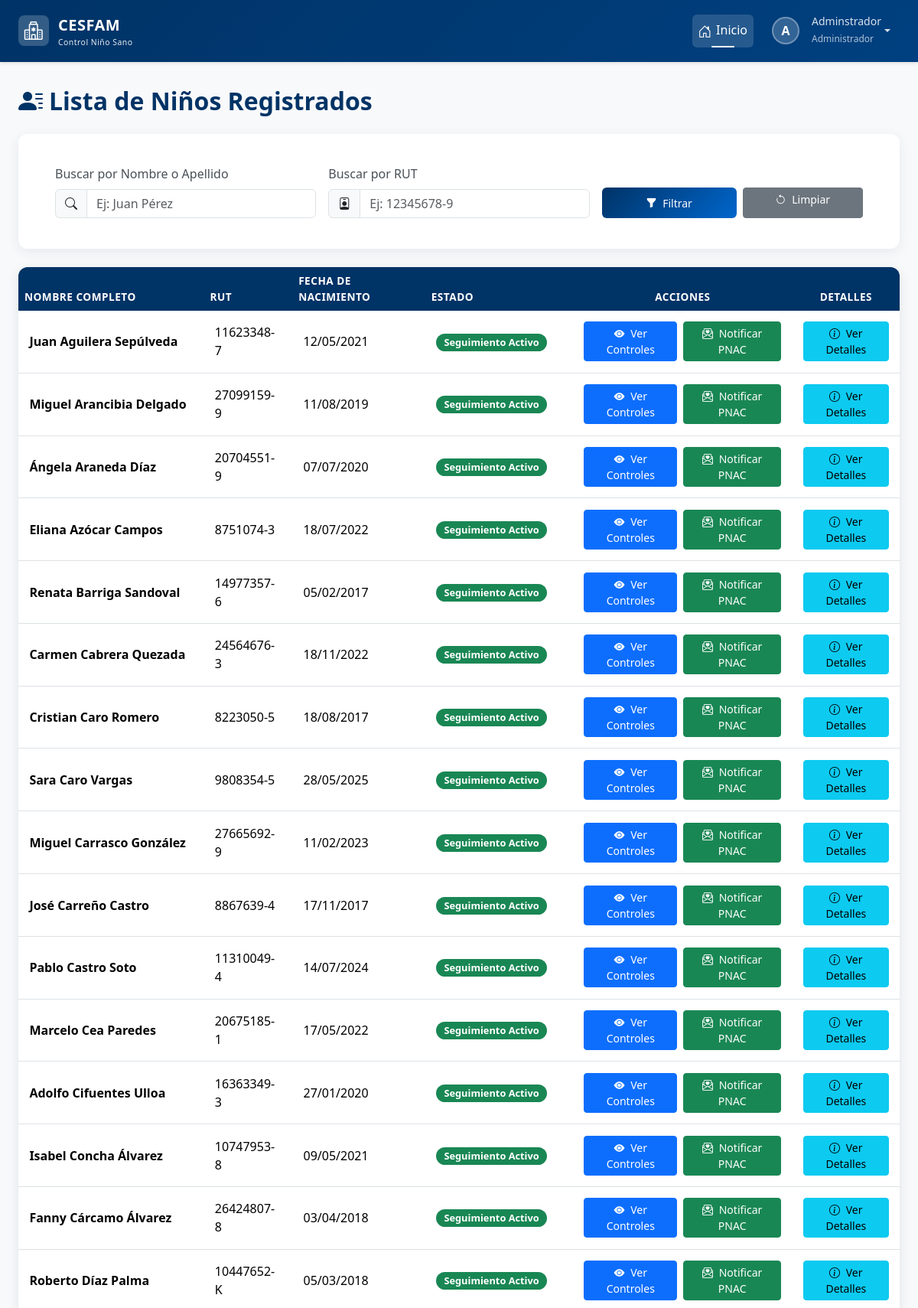
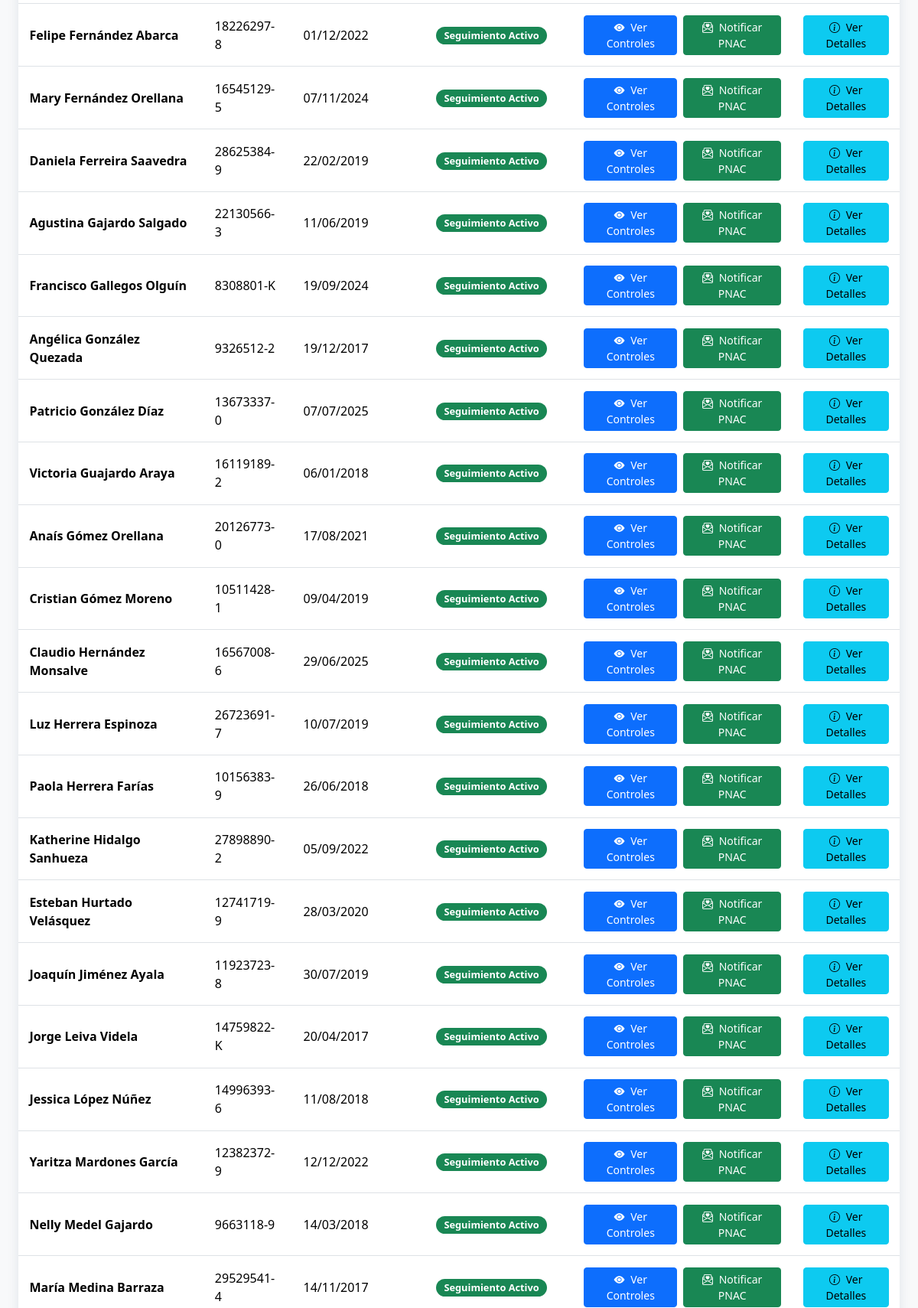
The app's page /ninos/ (signed in, upper part) with its own data (2 pictures, top to bottom).
### login/models.py (models this page shows, shortened)
class Usuario(AbstractBaseUser, PermissionsMixin):
    rut = models.CharField(max_length=10, unique=True)
    nombre_completo = models.CharField(max_length=200)
    email = models.EmailField(unique=True)
    rol = models.ForeignKey(Rol, on_delete=models.PROTECT)
    clave_temporal = models.BooleanField(default=False)
    nombre_completo_norm = models.CharField(
        max_length=200,
        editable=False,
        db_index=True
    )
    activo = models.BooleanField(default=True)
    is_staff = models.BooleanField(default=False) # Necesario para el admin de Django
    fecha_creacion = models.DateTimeField(default=timezone.now)
    objects = UsuarioManager()
    USERNAME_FIELD = 'rut'
    REQUIRED_FIELDS = ['nombre_completo', 'email']

class Rol(models.Model):
    id = models.AutoField(primary_key=True)
    nombre_rol = models.CharField(max_length=30, unique=True)
    descripcion = models.CharField(max_length=200)

### control/models.py (models this page shows, shortened)
class Nino(models.Model):
    ESTADO_SEGUIMIENTO_CHOICES = [
        ('ACTIVO', 'Seguimiento Activo'),
        ('COMPLETADO', 'Programa Completado'),
        ('TRASLADADO', 'Trasladado/Inactivo'),
        ('FALLECIDO', 'Fallecido'),
        ('OTRO', 'Otro'),
    ]
    SEXO_CHOICES = [
        ('Masculino', 'Masculino'),
        ('Femenino', 'Femenino')
    ]
    rut_nino = models.CharField(max_length=10, primary_key=True)
    nombre = models.CharField(max_length=50)
    ap_paterno = models.CharField(max_length=30)
    ap_materno = models.CharField(max_length=30, blank=True, null=True)
    fecha_nacimiento = models.DateField()
    sexo = models.CharField(max_length=20, choices=SEXO_CHOICES)
    direccion = models.CharField(max_length=200)
    fecha_registro = models.DateTimeField(auto_now_add=True)
    comuna = models.ForeignKey(Comuna, on_delete=models.PROTECT)
    estado_seguimiento = models.CharField(
        max_length=20,
        choices=ESTADO_SEGUIMIENTO_CHOICES,
        default='ACTIVO',
        verbose_name="Estado del Seguimiento"
    )
    sector = models.CharField(
        max_length=50,
        blank=True, # Lo hacemos opcional por si no se conoce al principio
        null=True,
        verbose_name="Sector Asignado"
    )
    fecha_fallecimiento = models.DateField(
        null=True,
        blank=True,
        verbose_name="Fecha de Fallecimiento"
    )
    nombre_norm = models.CharField(
        max_length=50,
        editable=False,     # No se muestra en formularios/admin
        db_index=True       # Indexado para búsquedas rápidas
    )
    ap_paterno_norm = models.CharField(
        max_length=30,
        editable=False,
        db_index=True
    )
    ap_materno_norm = models.CharField(
        max_length=30,
        blank=True,
        null=True,
        editable=False,
        db_index=True
    )
    history = HistoricalRecords()

### control/views.py (the view, shortened to what this page needs)
# urls.py: path('ninos/', views.listar_ninos, name='listar_ninos'),
@login_required
def listar_ninos(request):
    user = request.user
    rol_usuario = user.rol.nombre_rol.lower()
    nombre_query = request.GET.get('nombre', '')
    rut_query = request.GET.get('rut', '')
    lista_ninos = Nino.objects.none()
    if rol_usuario in ['administrador', 'profesional']:
        lista_ninos = Nino.objects.prefetch_related('ninotutor_set__tutor').all()
    elif rol_usuario == 'tutor':
        try:
            lista_ninos = user.perfil_tutor.ninos.prefetch_related('ninotutor_set__tutor').all()
        except Tutor.DoesNotExist:
            lista_ninos = Nino.objects.none()
    if rut_query:
        lista_ninos = lista_ninos.filter(rut_nino__icontains=rut_query)
    lista_ninos_ordenada = lista_ninos.order_by('estado_seguimiento', 'ap_paterno', 'nombre')
    contexto = {
        'ninos': lista_ninos_ordenada, # <-- Usamos la lista ya ordenada
        'rol_usuario': rol_usuario,
        'nombre_query': nombre_query,
        'rut_query': rut_query,
    }
    return render(request, 'control/nino/listar_ninos.html', contexto)

### control/templates/control/nino/listar_ninos.html (shortened to what this page needs)
{% extends 'base.html' %}
{% load static %}
{% block extra_css %}
    <link rel="stylesheet" href="{% static 'css/estilolistas.css' %}">
{% endblock %}
{% block content %}
<div class="page-header mb-4">
    <h2><i class="bi bi-person-lines-fill me-2"></i>Lista de Niños Registrados</h2>
</div>
{% if rol_usuario != 'tutor' %}
    <div class="card filter-card mb-4">
        <div class="card-body">
            <form method="get" action="">
                <div class="row g-3 align-items-end">
                    <div class="col-md-4">
                        <label for="nombre" class="form-label">Buscar por Nombre o Apellido</label>
                        <div class="input-group">
                            <span class="input-group-text"><i class="bi bi-search"></i></span>
                            <input type="text" name="nombre" id="nombre" class="form-control" placeholder="Ej: Juan Pérez" value="{{ request.GET.nombre }}">
                        </div>
                    </div>
                    <div class="col-md-4">
                        <label for="rut" class="form-label">Buscar por RUT</label>
                        <div class="input-group">
                            <span class="input-group-text"><i class="bi bi-person-badge"></i></span>
                            <input type="text" name="rut" id="rut" class="form-control" placeholder="Ej: 12345678-9" value="{{ request.GET.rut }}">
                        </div>
                    </div>
                    <div class="col-md-4 d-flex align-items-end">
                        <div class="d-flex gap-2 w-100">
                            <button type="submit" class="btn btn-cesfam btn-sm flex-grow-1">
                                <i class="bi bi-funnel-fill me-1"></i> Filtrar
                            </button>
                            <a href="{% url 'control:listar_ninos' %}" class="btn btn-secondary btn-sm flex-grow-1">
                                <i class="bi bi-arrow-counterclockwise me-1"></i> Limpiar
                            </a>
                        </div>
                    </div>
                </div>
            </form>
        </div>
    </div>
{% endif %}
<div class="card table-card">
    <div class="card-body p-0">
        <div class="table-responsive">
            <table class="table table-hover">
                <thead>
                    <tr>
                        <th>Nombre Completo</th>
                        <th>RUT</th>
                        <th>Fecha de Nacimiento</th>
                        <th>Estado</th> <th class="text-center">Acciones</th>
                        <th class="text-center">Detalles</th>
                    </tr>
                </thead>
                <tbody>
                    {% for nino in ninos %}
                    <tr class="animate-row {% if nino.estado_seguimiento == 'FALLECIDO' or nino.estado_seguimiento == 'TRASLADADO' %}disabled-row{% endif %}" style="--i: {{ forloop.counter0 }};" id="nino-{{ nino.rut_nino }}">
                        <td><strong>{{ nino.nombre }} {{ nino.ap_paterno }} {{ nino.ap_materno }}</strong></td>
                        <td>{{ nino.rut_nino }}</td>
                        <td>{{ nino.fecha_nacimiento|date:"d/m/Y" }}</td>
                        <td>
                            {% if nino.estado_seguimiento == 'ACTIVO' %}
                                <span class="badge bg-success">{{ nino.get_estado_seguimiento_display }}</span>
                            {% elif nino.estado_seguimiento == 'COMPLETADO' %}
                                <span class="badge bg-primary">{{ nino.get_estado_seguimiento_display }}</span>
                            {% else %}
                                <span class="badge bg-secondary">{{ nino.get_estado_seguimiento_display }}</span>
                            {% endif %}
                        </td>
                        <td class="text-center">
                            <div class="action-buttons justify-content-center">
                                <a href="{% url 'control:detalle_nino' nino.rut_nino %}" class="btn btn-sm btn-primary">
                                    <i class="bi bi-eye-fill me-1"></i> Ver Controles
                                </a>
                                {% with relacion=nino.ninotutor_set.first %}
                                    {% if relacion and relacion.tutor and relacion.tutor.email and rol_usuario != 'tutor' %}
                                        <form method="post" class="d-inline" onsubmit="return confirm('¿Estás seguro de que deseas enviar el correo de notificación PNAC al tutor de {{ nino.nombre }}?');">
                                            <button type="submit" class="btn btn-sm btn-success" title="Notificar arribo de alimentos PNAC al tutor: {{ relacion.tutor.email }}">
                                                <i class="bi bi-envelope-paper-heart me-1"></i> Notificar PNAC
                                            </button>
                                        </form>
                                    {% endif %}
                                {% endwith %}
                            </div>
                        </td>
                        <td class="text-center">
                            <div class="action-buttons justify-content-center">
                                {% with relacion=nino.ninotutor_set.first %}
                                <button type="button" class="btn btn-sm btn-info"
                                        data-bs-toggle="modal"
                                        data-bs-target="#detalleModal"
                                        data-nombre="{{ nino.nombre }} {{ nino.ap_paterno }} {{ nino.ap_materno }}"
                                        data-rut="{{ nino.rut_nino }}"
                                        data-fecha="{{ nino.fecha_nacimiento|date:"d/m/Y" }}"
                                        {% if relacion and relacion.tutor %}
                                        data-nombre-tutor="{{ relacion.tutor.nombre_completo }}"
                                        data-parentesco="{{ relacion.get_parentesco_display }}"
                                        data-correo-tutor="{{ relacion.tutor.email }}"
                                        {% endif %}>
                                    <i class="bi bi-info-circle me-1"></i> Ver Detalles
                                </button>
                                {% endwith %}
                            </div>
                        </td>
                    </tr>
                {% empty %}
                    <tr>
                        <td colspan="6" class="text-center p-4">
                            No se encontraron niños con los filtros aplicados.
                        </td>
                    </tr>
                {% endfor %}
                </tbody>
            </table>
        </div>
    </div>
</div>
{% endblock %}

### templates/base.html (shortened to what this page needs)
{% load static %}
<!DOCTYPE html>
<html lang="es">
<head>
    <link href="https://cdn.jsdelivr.net/npm/bootstrap@5.3.2/dist/css/bootstrap.min.css" rel="stylesheet"
>
    <link rel="stylesheet" href="https://cdn.jsdelivr.net/npm/bootstrap-icons@1.11.1/font/bootstrap-icons.css">
    <link href="https://cdn.jsdelivr.net/npm/select2@4.1.0-rc.0/dist/css/select2.min.css" rel="stylesheet" />
    <link rel="stylesheet" href="{% static 'css/estilobase.css' %}">
    {% block extra_css %}{% endblock %}
</head>
<body>
    <nav class="navbar navbar-expand-lg navbar-dark navbar-cesfam sticky-top">
        <div class="container-fluid px-4">
            <a class="navbar-brand" href="{% url 'home' %}">
                <div class="logo-icon">
                    <i class="bi bi-hospital text-white fs-4"></i>
                </div>
                <div>
                    <span>CESFAM</span>
                    <small class="d-block" style="font-size: 0.65rem; font-weight: 400; opacity: 0.9;">
                        Control Niño Sano
                    </small>
                </div>
            </a>
            <div class="collapse navbar-collapse" id="navbarNav">
                <ul class="navbar-nav ms-auto align-items-lg-center">
                    <li class="nav-item">
                        <a class="nav-link active" href="{% url 'home' %}">
                            <i class="bi bi-house-door"></i>Inicio
                        </a>
                    </li>
                    {% if request.user.is_authenticated %}
                    <li class="nav-item dropdown ms-lg-2">
                        <a class="nav-link dropdown-toggle d-flex align-items-center" href="#"
                           id="userDropdown" role="button" data-bs-toggle="dropdown" aria-expanded="false">
                            <div class="user-avatar">
                                {{ request.user.nombre_completo|first|upper }}
                            </div>
                            <div class="d-none d-lg-block text-start ms-2">
                                <small class="d-block" style="line-height: 1.2;">
                                    {{ request.user.nombre_completo|truncatewords:2 }}
                                </small>
                                <small style="font-size: 0.75rem; opacity: 0.8;">
                                    {{ request.user.rol.nombre_rol }}
                                </small>
                            </div>
                        </a>
                    </li>
                    {% else %}
                    <li class="nav-item ms-lg-2">
                        <a class="btn btn-light btn-sm" href="{% url 'login' %}">
                            <i class="bi bi-box-arrow-in-right me-1"></i>Iniciar Sesión
                        </a>
                    </li>
                    {% endif %}
                </ul>
            </div>
        </div>
    </nav>
    <main class="main-container container-fluid px-4">
        {% block content %}
        {% endblock %}
    </main>
</body>
</html>

### records on screen
Usuario: user.nombre_completo|first "A", user.nombre_completo "Adminstrador", user.rol.nombre_rol "Administrador"
Nino: nombre "Juan", ap_paterno "Aguilera", ap_materno "Sepúlveda", rut_nino "11623348-7", fecha_nacimiento "12/05/2021", estado_seguimiento "Seguimiento Activo"
Nino: nombre "Miguel", ap_paterno "Arancibia", ap_materno "Delgado", rut_nino "27099159-9", fecha_nacimiento "11/08/2019", estado_seguimiento "Seguimiento Activo"
Nino: nombre "Ángela", ap_paterno "Araneda", ap_materno "Díaz", rut_nino "20704551-9", fecha_nacimiento "07/07/2020", estado_seguimiento "Seguimiento Activo"
Nino: nombre "Eliana", ap_paterno "Azócar", ap_materno "Campos", rut_nino "8751074-3", fecha_nacimiento "18/07/2022", estado_seguimiento "Seguimiento Activo"
Nino: nombre "Renata", ap_paterno "Barriga", ap_materno "Sandoval", rut_nino "14977357-6", fecha_nacimiento "05/02/2017", estado_seguimiento "Seguimiento Activo"
Nino: nombre "Carmen", ap_paterno "Cabrera", ap_materno "Quezada", rut_nino "24564676-3", fecha_nacimiento "18/11/2022", estado_seguimiento "Seguimiento Activo"
Nino: nombre "Cristian", ap_paterno "Caro", ap_materno "Romero", rut_nino "8223050-5", fecha_nacimiento "18/08/2017", estado_seguimiento "Seguimiento Activo"
Nino: nombre "Sara", ap_paterno "Caro", ap_materno "Vargas", rut_nino "9808354-5", fecha_nacimiento "28/05/2025", estado_seguimiento "Seguimiento Activo"
Nino: nombre "Miguel", ap_paterno "Carrasco", ap_materno "González", rut_nino "27665692-9", fecha_nacimiento "11/02/2023", estado_seguimiento "Seguimiento Activo"
Nino: nombre "José", ap_paterno "Carreño", ap_materno "Castro", rut_nino "8867639-4", fecha_nacimiento "17/11/2017", estado_seguimiento "Seguimiento Activo"
Nino: nombre "Pablo", ap_paterno "Castro", ap_materno "Soto", rut_nino "11310049-4", fecha_nacimiento "14/07/2024", estado_seguimiento "Seguimiento Activo"
Nino: nombre "Marcelo", ap_paterno "Cea", ap_materno "Paredes", rut_nino "20675185-1", fecha_nacimiento "17/05/2022", estado_seguimiento "Seguimiento Activo"
Nino: nombre "Adolfo", ap_paterno "Cifuentes", ap_materno "Ulloa", rut_nino "16363349-3", fecha_nacimiento "27/01/2020", estado_seguimiento "Seguimiento Activo"
Nino: nombre "Isabel", ap_paterno "Concha", ap_materno "Álvarez", rut_nino "10747953-8", fecha_nacimiento "09/05/2021", estado_seguimiento "Seguimiento Activo"
Nino: nombre "Fanny", ap_paterno "Cárcamo", ap_materno "Álvarez", rut_nino "26424807-8", fecha_nacimiento "03/04/2018", estado_seguimiento "Seguimiento Activo"
Nino: nombre "Roberto", ap_paterno "Díaz", ap_materno "Palma", rut_nino "10447652-K", fecha_nacimiento "05/03/2018", estado_seguimiento "Seguimiento Activo"
Nino: nombre "Felipe", ap_paterno "Fernández", ap_materno "Abarca", rut_nino "18226297-8", fecha_nacimiento "01/12/2022", estado_seguimiento "Seguimiento Activo"
Nino: nombre "Mary", ap_paterno "Fernández", ap_materno "Orellana", rut_nino "16545129-5", fecha_nacimiento "07/11/2024", estado_seguimiento "Seguimiento Activo"
Nino: nombre "Daniela", ap_paterno "Ferreira", ap_materno "Saavedra", rut_nino "28625384-9", fecha_nacimiento "22/02/2019", estado_seguimiento "Seguimiento Activo"
Nino: nombre "Agustina", ap_paterno "Gajardo", ap_materno "Salgado", rut_nino "22130566-3", fecha_nacimiento "11/06/2019", estado_seguimiento "Seguimiento Activo"
Nino: nombre "Francisco", ap_paterno "Gallegos", ap_materno "Olguín", rut_nino "8308801-K", fecha_nacimiento "19/09/2024", estado_seguimiento "Seguimiento Activo"
Nino: nombre "Angélica", ap_paterno "González", ap_materno "Quezada", rut_nino "9326512-2", fecha_nacimiento "19/12/2017", estado_seguimiento "Seguimiento Activo"
Nino: nombre "Patricio", ap_paterno "González", ap_materno "Díaz", rut_nino "13673337-0", fecha_nacimiento "07/07/2025", estado_seguimiento "Seguimiento Activo"
Nino: nombre "Victoria", ap_paterno "Guajardo", ap_materno "Araya", rut_nino "16119189-2", fecha_nacimiento "06/01/2018", estado_seguimiento "Seguimiento Activo"
Nino: nombre "Anaís", ap_paterno "Gómez", ap_materno "Orellana", rut_nino "20126773-0", fecha_nacimiento "17/08/2021", estado_seguimiento "Seguimiento Activo"
Nino: nombre "Cristian", ap_paterno "Gómez", ap_materno "Moreno", rut_nino "10511428-1", fecha_nacimiento "09/04/2019", estado_seguimiento "Seguimiento Activo"
Nino: nombre "Claudio", ap_paterno "Hernández", ap_materno "Monsalve", rut_nino "16567008-6", fecha_nacimiento "29/06/2025", estado_seguimiento "Seguimiento Activo"
Nino: nombre "Luz", ap_paterno "Herrera", ap_materno "Espinoza", rut_nino "26723691-7", fecha_nacimiento "10/07/2019", estado_seguimiento "Seguimiento Activo"
Nino: nombre "Paola", ap_paterno "Herrera", ap_materno "Farías", rut_nino "10156383-9", fecha_nacimiento "26/06/2018", estado_seguimiento "Seguimiento Activo"
Nino: nombre "Katherine", ap_paterno "Hidalgo", ap_materno "Sanhueza", rut_nino "27898890-2", fecha_nacimiento "05/09/2022", estado_seguimiento "Seguimiento Activo"
Nino: nombre "Esteban", ap_paterno "Hurtado", ap_materno "Velásquez", rut_nino "12741719-9", fecha_nacimiento "28/03/2020", estado_seguimiento "Seguimiento Activo"
Nino: nombre "Joaquín", ap_paterno "Jiménez", ap_materno "Ayala", rut_nino "11923723-8", fecha_nacimiento "30/07/2019", estado_seguimiento "Seguimiento Activo"
Nino: nombre "Jorge", ap_paterno "Leiva", ap_materno "Videla", rut_nino "14759822-K", fecha_nacimiento "20/04/2017", estado_seguimiento "Seguimiento Activo"
Nino: nombre "Jessica", ap_paterno "López", ap_materno "Núñez", rut_nino "14996393-6", fecha_nacimiento "11/08/2018", estado_seguimiento "Seguimiento Activo"
Nino: nombre "Yaritza", ap_paterno "Mardones", ap_materno "García", rut_nino "12382372-9", fecha_nacimiento "12/12/2022", estado_seguimiento "Seguimiento Activo"
Nino: nombre "Nelly", ap_paterno "Medel", ap_materno "Gajardo", rut_nino "9663118-9", fecha_nacimiento "14/03/2018", estado_seguimiento "Seguimiento Activo"
Nino: nombre "María", ap_paterno "Medina", ap_materno "Barraza", rut_nino "29529541-4", fecha_nacimiento "14/11/2017", estado_seguimiento "Seguimiento Activo"
